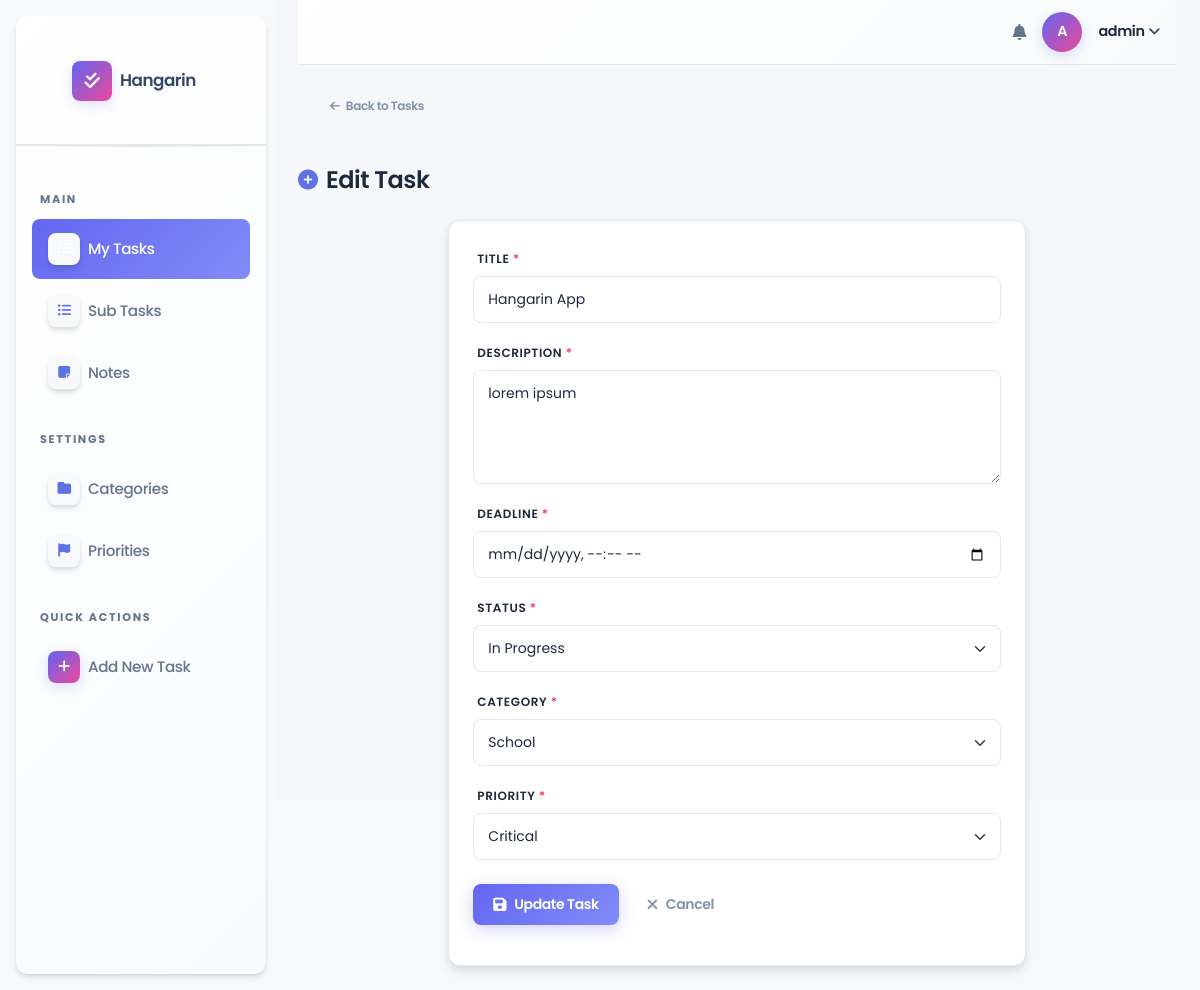
The app's page /tasks/101/edit/ (signed in) with its own data.
### taskmanager/models.py (models this page shows, shortened)
class BaseModel(models.Model):
    created_at = models.DateTimeField(auto_now_add=True)
    updated_at = models.DateTimeField(auto_now=True)
    class Meta:
        abstract = True

class Task(BaseModel):
    STATUS_CHOICES = [
        ("Pending", "Pending"),
        ("In Progress", "In Progress"),
        ("Completed", "Completed"),
    ]
    title = models.CharField(max_length=255)
    description = models.TextField()
    status = models.CharField(
        max_length=50,
        choices=STATUS_CHOICES,
        default="Pending"
    )
    deadline = models.DateTimeField()
    priority = models.ForeignKey(Priority, on_delete=models.CASCADE)
    category = models.ForeignKey(Category, on_delete=models.CASCADE)

### taskmanager/views.py (the view)
# urls.py: path('tasks/<int:pk>/edit/', views.TaskUpdateView.as_view(), name='task-edit'),
class TaskUpdateView(LoginRequiredMixin, UpdateView):
    model = Task
    form_class = TaskForm
    template_name = 'task_form.html'
    success_url = reverse_lazy('task-list')

### taskmanager/forms.py
class TaskForm(forms.ModelForm):
    class Meta:
        model = Task
        fields = ['title', 'description', 'deadline', 'status', 'category', 'priority']
        widgets = {
            'deadline': forms.DateTimeInput(attrs={'type': 'datetime-local'}),
        }

### templates/task_form.html (shortened to what this page needs)
{% extends 'base.html' %}
{% load static %}
{% block nav_tasks %}active{% endblock %}
{% block content %}
<div class="d-flex align-items-center gap-3 mb-4">
  <a href="{% url 'task-list' %}" class="btn btn-outline-secondary btn-sm" style="border-radius:0.5rem;">
    <i class="fas fa-arrow-left me-1"></i> Back to Tasks
  </a>
</div>
<div class="d-flex align-items-center gap-2 mb-4">
  <i class="fas fa-plus-circle text-primary" style="font-size:1.25rem;"></i>
  <h4 class="mb-0 fw-bold">{% if object %}Edit Task{% else %}Add New Task{% endif %}</h4>
</div>
<div class="row justify-content-center">
  <div class="col-md-8">
    <div class="card shadow-sm">
      <div class="card-body p-4">
        <form method="post" novalidate>
          <div class="mb-3">
            <label class="form-label fw-semibold text-uppercase" style="font-size:0.75rem;letter-spacing:0.05em;">Title <span class="text-danger">*</span></label>
            <input type="text" name="title" value="{{ form.title.value|default:'' }}" class="form-control {% if form.title.errors %}is-invalid{% endif %}" style="border-radius:0.5rem;">
          </div>
          <div class="mb-3">
            <label class="form-label fw-semibold text-uppercase" style="font-size:0.75rem;letter-spacing:0.05em;">Description <span class="text-danger">*</span></label>
            <textarea name="description" rows="4" class="form-control {% if form.description.errors %}is-invalid{% endif %}" style="border-radius:0.5rem;">{{ form.description.value|default:'' }}</textarea>
          </div>
          <div class="mb-3">
            <label class="form-label fw-semibold text-uppercase" style="font-size:0.75rem;letter-spacing:0.05em;">Deadline <span class="text-danger">*</span></label>
            <input type="datetime-local" name="deadline" value="{{ form.deadline.value|default:'' }}" class="form-control {% if form.deadline.errors %}is-invalid{% endif %}" style="border-radius:0.5rem;">
          </div>
          <div class="mb-3">
            <label class="form-label fw-semibold text-uppercase" style="font-size:0.75rem;letter-spacing:0.05em;">Status <span class="text-danger">*</span></label>
            <select name="status" class="form-select {% if form.status.errors %}is-invalid{% endif %}" style="border-radius:0.5rem;">
              <option value="In Progress" {% if form.status.value == "In Progress" %}selected{% endif %}>In Progress</option>
            </select>
          </div>
          <div class="mb-3">
            <label class="form-label fw-semibold text-uppercase" style="font-size:0.75rem;letter-spacing:0.05em;">Category <span class="text-danger">*</span></label>
            <select name="category" class="form-select {% if form.category.errors %}is-invalid{% endif %}" style="border-radius:0.5rem;">
              {% for cat in form.category.field.queryset %}
              <option value="{{ cat.pk }}" {% if form.category.value|stringformat:"s" == cat.pk|stringformat:"s" %}selected{% endif %}>{{ cat.name }}</option>
              {% endfor %}
            </select>
          </div>
          <div class="mb-4">
            <label class="form-label fw-semibold text-uppercase" style="font-size:0.75rem;letter-spacing:0.05em;">Priority <span class="text-danger">*</span></label>
            <select name="priority" class="form-select {% if form.priority.errors %}is-invalid{% endif %}" style="border-radius:0.5rem;">
              {% for pri in form.priority.field.queryset %}
              <option value="{{ pri.pk }}" {% if form.priority.value|stringformat:"s" == pri.pk|stringformat:"s" %}selected{% endif %}>{{ pri.name }}</option>
              {% endfor %}
            </select>
          </div>
          <div class="d-flex gap-2">
            <button type="submit" class="btn btn-primary d-flex align-items-center gap-2" style="border-radius:0.5rem;">
              <i class="fas fa-floppy-disk"></i>
              {% if object %}Update Task{% else %}Create Task{% endif %}
            </button>
            <a href="{% url 'task-list' %}" class="btn btn-outline-secondary d-flex align-items-center gap-2" style="border-radius:0.5rem;">
              <i class="fas fa-xmark"></i> Cancel
            </a>
          </div>
        </form>
      </div>
    </div>
  </div>
</div>
{% endblock %}

### templates/base.html (shortened to what this page needs)
{% load static %}
{% load pwa %}
<!DOCTYPE html>
<html lang="en">
<head>
  <link rel="stylesheet" href="https://cdnjs.cloudflare.com/ajax/libs/font-awesome/6.5.0/css/all.min.css">
  <link rel="stylesheet" href="{% static 'css/argon-dashboard.min.css' %}"">
</head>
<body class="g-sidenav-show bg-gray-100">
<aside class="sidenav navbar navbar-vertical navbar-expand-xs border-0 border-radius-xl my-3 fixed-start ms-3 bg-white shadow" id="sidenav-main">
  <div class="sidenav-header d-flex align-items-center px-3 py-4">
    <a class="navbar-brand d-flex align-items-center" href="{% url 'home' %}">
      <div class="d-flex align-items-center justify-content-center me-2" style="width:40px;height:40px;background:linear-gradient(135deg,#6366f1,#ec4899);border-radius:8px;box-shadow:0 4px 12px rgba(99, 102, 241, 0.2);">
        <i class="fas fa-check-double text-white" style="font-size:1.1rem;"></i>
      </div>
      <span class="font-weight-bold text-dark" style="font-size:1.05rem;font-weight:700;letter-spacing:-0.5px;">Hangarin</span>
    </a>
  </div>
  <hr class="horizontal dark mt-0">
  <div class="collapse navbar-collapse w-auto" id="sidenav-collapse-main">
    <ul class="navbar-nav ps-2 pe-2">
      <li class="sidebar-section-label">Main</li>
      <li class="nav-item">
        <a class="nav-link d-flex align-items-center {% block nav_tasks %}{% endblock %}" href="{% url 'task-list' %}">
          <div class="d-flex align-items-center justify-content-center me-2 shadow"
               style="width:32px;height:32px;min-width:32px;background:#f8f9fa;border-radius:0.5rem;">
            <i class="fas fa-list-check text-primary" style="font-size:0.85rem;"></i>
          </div>
          <span class="nav-link-text">My Tasks</span>
        </a>
      </li>
      <li class="nav-item">
        <a class="nav-link d-flex align-items-center {% block nav_subtasks %}{% endblock %}" href="{% url 'subtask-list' %}">
          <div class="d-flex align-items-center justify-content-center me-2 border-radius-md shadow"
               style="width:32px;height:32px;min-width:32px;background:#f8f9fa;border-radius:0.5rem;">
            <i class="fas fa-list-ul text-primary" style="font-size:0.85rem;"></i>
          </div>
          <span class="nav-link-text">Sub Tasks</span>
        </a>
      </li>
      <li class="nav-item">
        <a class="nav-link d-flex align-items-center {% block nav_notes %}{% endblock %}" href="{% url 'note-list' %}">
          <div class="d-flex align-items-center justify-content-center me-2 border-radius-md shadow"
               style="width:32px;height:32px;min-width:32px;background:#f8f9fa;border-radius:0.5rem;">
            <i class="fas fa-note-sticky text-primary" style="font-size:0.85rem;"></i>
          </div>
          <span class="nav-link-text">Notes</span>
        </a>
      </li>
      <li class="sidebar-section-label">Settings</li>
      <li class="nav-item">
        <a class="nav-link d-flex align-items-center {% block nav_categories %}{% endblock %}" href="{% url 'category-list' %}">
          <div class="d-flex align-items-center justify-content-center me-2 border-radius-md shadow"
               style="width:32px;height:32px;min-width:32px;background:#f8f9fa;border-radius:0.5rem;">
            <i class="fas fa-folder text-primary" style="font-size:0.85rem;"></i>
          </div>
          <span class="nav-link-text">Categories</span>
        </a>
      </li>
      <li class="nav-item">
        <a class="nav-link d-flex align-items-center {% block nav_priorities %}{% endblock %}" href="{% url 'priority-list' %}">
          <div class="d-flex align-items-center justify-content-center me-2 border-radius-md shadow"
               style="width:32px;height:32px;min-width:32px;background:#f8f9fa;border-radius:0.5rem;">
            <i class="fas fa-flag text-primary" style="font-size:0.85rem;"></i>
          </div>
          <span class="nav-link-text">Priorities</span>
        </a>
      </li>
      <li class="sidebar-section-label">Quick Actions</li>
      <li class="nav-item mb-3">
        <a class="nav-link d-flex align-items-center" href="{% url 'task-add' %}">
          <div class="d-flex align-items-center justify-content-center me-2"
               style="width:32px;height:32px;min-width:32px;background:linear-gradient(135deg,#6366f1,#ec4899);border-radius:8px;box-shadow:0 4px 12px rgba(99, 102, 241, 0.2);">
            <i class="fas fa-plus text-white" style="font-size:0.85rem;"></i>
          </div>
          <span class="nav-link-text fw-semibold">Add New Task</span>
        </a>
      </li>
    </ul>
  </div>
</aside>
<main class="main-content position-relative max-height-vh-100 h-100 border-radius-lg">
  <nav class="navbar navbar-main navbar-expand-lg px-0 mx-4 shadow-none border-radius-xl" id="navbarBlur">
    <div class="container-fluid py-1 px-3 d-flex justify-content-between align-items-center">
      <div class="d-flex align-items-center gap-3">
        <i class="fas fa-bell text-secondary fs-6" style="cursor:pointer;transition:all 0.3s ease;" onmouseover="this.style.transform='scale(1.1)'" onmouseout="this.style.transform='scale(1)'"></i>
        <div class="d-flex align-items-center justify-content-center rounded-circle text-white fw-bold"
             style="width:40px;height:40px;background:linear-gradient(135deg,#6366f1,#ec4899);font-size:0.9rem;box-shadow:0 4px 12px rgba(99, 102, 241, 0.2);font-weight:700;">
          {{ request.user.username|first|upper }}
        </div>
        <div class="dropdown">
          <a href="#" class="d-flex align-items-center text-dark text-decoration-none dropdown-toggle" data-bs-toggle="dropdown" style="font-weight:600;">
            <span class="fw-semibold" style="font-size:0.9rem;color:#1e293b;">{{ request.user.username }}</span>
          </a>
        </div>
      </div>
    </div>
  </nav>
  <div class="container-fluid py-4 px-4">
    {% block content %}{% endblock %}
  </div>
</main>
</body>
</html>

### templates/base.html (style rules this page uses)
:root { --primary-color: #6366f1; --primary-light: #818cf8; --primary-dark: #4f46e5; --secondary-color: #ec4899; --success-color: #10b981; --warning-color: #f59e0b; --danger-color: #ef4444; --info-color: #06b6d4; --sidebar-bg: #f8fafc; --text-primary: #1e293b; --text-secondary: #64748b; --bg-light: #f1f5f9; --border-color: #e2e8f0; }
* { font-family: 'Poppins', sans-serif; }
body, .g-sidenav-show { background-color: #f5f7fa; color: var(--text-primary); font-family: 'Poppins', sans-serif; }
.sidenav { background: linear-gradient(135deg, #ffffff 0%, #f8fafc 100%); border: 1px solid var(--border-color); box-shadow: 0 4px 20px rgba(0, 0, 0, 0.08); border-radius: 12px; }
.sidenav-header { border-bottom: 2px solid var(--border-color); padding: 1.5rem !important; }
.sidenav-header .navbar-brand span { color: var(--primary-dark); font-weight: 700; font-size: 1.1rem; letter-spacing: -0.5px; }
.sidebar-section-label { font-size: 0.7rem; font-weight: 700; letter-spacing: 0.15em; text-transform: uppercase; color: var(--text-secondary); padding: 1rem 1rem 0.5rem; margin-top: 0.75rem; }
.nav-link { color: var(--text-secondary); padding: 0.875rem 1rem !important; margin: 0.25rem 0; border-radius: 8px; transition: all 0.3s ease; font-weight: 500; font-size: 0.95rem; }
.nav-link.active { background: linear-gradient(135deg, var(--primary-color) 0%, var(--primary-light) 100%) !important; color: #fff !important; box-shadow: 0 4px 15px rgba(99, 102, 241, 0.3); border-radius: 8px; font-weight: 600; }
.nav-link.active .nav-link-text, .nav-link.active i { color: #fff !important; }
.nav-link-text { font-size: 0.95rem; font-weight: 500; }
.main-content { background: #f5f7fa; border-radius: 0; }
.navbar-main { background: linear-gradient(135deg, #ffffff 0%, #f8fafc 100%); border-bottom: 1px solid var(--border-color); box-shadow: 0 2px 8px rgba(0, 0, 0, 0.05); border-radius: 0; }
.navbar-main .rounded-circle { background: linear-gradient(135deg, var(--primary-color) 0%, var(--secondary-color) 100%) !important; font-weight: 700; font-size: 0.9rem; box-shadow: 0 4px 12px rgba(99, 102, 241, 0.2); }
.btn { font-family: 'Poppins', sans-serif; font-weight: 600; border-radius: 8px; transition: all 0.3s ease; border: none; }
.btn-primary { background: linear-gradient(135deg, var(--primary-color) 0%, var(--primary-light) 100%); color: #fff; box-shadow: 0 4px 15px rgba(99, 102, 241, 0.3); }
.card { border: 1px solid var(--border-color); border-radius: 12px; background: #ffffff; box-shadow: 0 2px 12px rgba(0, 0, 0, 0.05); transition: all 0.3s ease; font-family: 'Poppins', sans-serif; }
.card-body { padding: 1.5rem; color: var(--text-primary); }
.form-control, .form-select { border: 1.5px solid var(--border-color); border-radius: 8px; padding: 0.7rem 0.875rem; font-family: 'Poppins', sans-serif; color: var(--text-primary); transition: all 0.3s ease; }
.form-control::placeholder { color: var(--text-secondary); font-weight: 500; }
.form-label { color: var(--text-primary); font-weight: 600; font-size: 0.9rem; margin-bottom: 0.5rem; }
.nav-link i, .btn i { font-size: 0.95rem; }
#sidenav-main { overflow-y: visible !important; height: auto !important; }
#sidenav-collapse-main { overflow: visible !important; }
.horizontal { border: none; height: 1px; background: linear-gradient(to right, transparent, var(--border-color), transparent); }
h1, h2, h3, h4, h5, h6 { color: var(--text-primary); font-weight: 700; letter-spacing: -0.5px; }
.text-secondary { color: var(--text-secondary) !important; }
a { color: var(--primary-color); text-decoration: none; transition: color 0.3s ease; }

### records on screen
Task: title "Hangarin App", description "lorem ipsum", status "In Progress"

### other values on screen
{{ request.user.username|first|upper }} "A"
{{ request.user.username }} "admin"
form field category "School"
form field priority "Critical"
